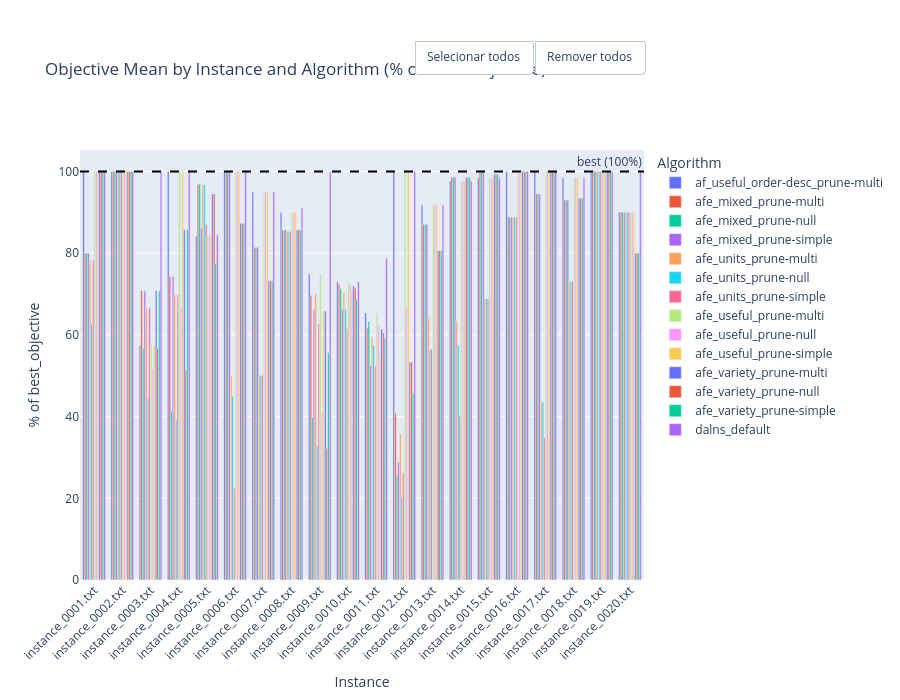

Notebook source saved alongside this figure:
### Code cell
# Objective Mean as % of Best Objective

objective_plot = (
    df.pivot_table(
        index='instance',
        columns='algorithm',
        values='objective_mean',
        aggfunc='mean'
    )
    .sort_index()
    .fillna(0)
)

best_objective_by_instance = (
    df[['instance', 'best_objective']]
    .drop_duplicates(subset='instance')
    .set_index('instance')['best_objective']
)

objective_pct_plot = objective_plot.div(best_objective_by_instance, axis=0) * 100
objective_pct_plot = objective_pct_plot.replace([float('inf'), -float('inf')], 0).fillna(0)

fig = go.Figure()
for algo in objective_pct_plot.columns:
    fig.add_trace(go.Bar(
        name=algo,
        x=objective_pct_plot.index,
        y=objective_pct_plot[algo],
        hovertemplate=f'<b>{algo}</b><br>Instance: %{{x}}<br>%{{y:.1f}}% of best<extra></extra>'
    ))

fig.add_hline(y=100, line_dash='dash', line_color='black', annotation_text='best (100%)')

fig.update_layout(
    barmode='group',
    title='Objective Mean by Instance and Algorithm (% of Best Objective)',
    xaxis_title='Instance',
    yaxis_title='% of best_objective',
    legend_title='Algorithm',
    height=700,
    margin=dict(t=150),
    xaxis_tickangle=-45,
)
add_legend_mass_toggle(fig)
fig.show()

### Figure 1 — Plotly figure (JSON) as saved in the notebook; plotly's stock layout.template omitted (floating-point values rounded to 4 significant figures)
{"data": [{"hovertemplate": "<b>af_useful_order-desc_prune-multi</b><br>Instance: %{x}<br>%{y:.1f}% of best<extra></extra>", "name": "af_useful_order-desc_prune-multi", "type": "bar", "x": ["instance_0001.txt", "instance_0002.txt", "instance_0003.txt", "instance_0004.txt", "instance_0005.txt", "instance_0006.txt", "instance_0007.txt", "instance_0008.txt", "instance_0009.txt", "instance_0010.txt", "instance_0011.txt", "instance_0012.txt", "instance_0013.txt", "instance_0014.txt", "instance_0015.txt", "instance_0016.txt", "instance_0017.txt", "instance_0018.txt", "instance_0019.txt", "instance_0020.txt"], "y": [100.0, 100.0, 57.41, 100.0, 84.15, 100.0, 94.96, 89.99, 74.95, 72.98, 65.38, 100.0, 91.88, 97.65, 98.44, 100.0, 100.0, 98.46, 100.0, 90.0]}, {"hovertemplate": "<b>afe_mixed_prune-multi</b><br>Instance: %{x}<br>%{y:.1f}% of best<extra></extra>", "name": "afe_mixed_prune-multi", "type": "bar", "x": ["instance_0001.txt", "instance_0002.txt", "instance_0003.txt", "instance_0004.txt", "instance_0005.txt", "instance_0006.txt", "instance_0007.txt", "instance_0008.txt", "instance_0009.txt", "instance_0010.txt", "instance_0011.txt", "instance_0012.txt", "instance_0013.txt", "instance_0014.txt", "instance_0015.txt", "instance_0016.txt", "instance_0017.txt", "instance_0018.txt", "instance_0019.txt", "instance_0020.txt"], "y": [80.0, 100.0, 70.83, 74.29, 96.91, 100.0, 81.38, 85.71, 69.62, 72.34, 61.72, 40.78, 87.01, 98.65, 99.78, 88.82, 94.52, 93.0, 100.0, 90.0]}, {"hovertemplate": "<b>afe_mixed_prune-null</b><br>Instance: %{x}<br>%{y:.1f}% of best<extra></extra>", "name": "afe_mixed_prune-null", "type": "bar", "x": ["instance_0001.txt", "instance_0002.txt", "instance_0003.txt", "instance_0004.txt", "instance_0005.txt", "instance_0006.txt", "instance_0007.txt", "instance_0008.txt", "instance_0009.txt", "instance_0010.txt", "instance_0011.txt", "instance_0012.txt", "instance_0013.txt", "instance_0014.txt", "instance_0015.txt", "instance_0016.txt", "instance_0017.txt", "instance_0018.txt", "instance_0019.txt", "instance_0020.txt"], "y": [80.0, 100.0, 56.67, 41.27, 96.91, 100.0, 81.38, 85.71, 39.78, 71.32, 63.3, 25.68, 87.01, 98.65, 99.78, 88.82, 94.52, 93.0, 100.0, 90.0]}, {"hovertemplate": "<b>afe_mixed_prune-simple</b><br>Instance: %{x}<br>%{y:.1f}% of best<extra></extra>", "name": "afe_mixed_prune-simple", "type": "bar", "x": ["instance_0001.txt", "instance_0002.txt", "instance_0003.txt", "instance_0004.txt", "instance_0005.txt", "instance_0006.txt", "instance_0007.txt", "instance_0008.txt", "instance_0009.txt", "instance_0010.txt", "instance_0011.txt", "instance_0012.txt", "instance_0013.txt", "instance_0014.txt", "instance_0015.txt", "instance_0016.txt", "instance_0017.txt", "instance_0018.txt", "instance_0019.txt", "instance_0020.txt"], "y": [80.0, 100.0, 70.83, 74.29, 86.14, 100.0, 81.38, 85.71, 66.31, 66.19, 52.53, 28.89, 87.01, 98.65, 99.78, 88.82, 94.52, 93.0, 100.0, 90.0]}, {"hovertemplate": "<b>afe_units_prune-multi</b><br>Instance: %{x}<br>%{y:.1f}% of best<extra></extra>", "name": "afe_units_prune-multi", "type": "bar", "x": ["instance_0001.txt", "instance_0002.txt", "instance_0003.txt", "instance_0004.txt", "instance_0005.txt", "instance_0006.txt", "instance_0007.txt", "instance_0008.txt", "instance_0009.txt", "instance_0010.txt", "instance_0011.txt", "instance_0012.txt", "instance_0013.txt", "instance_0014.txt", "instance_0015.txt", "instance_0016.txt", "instance_0017.txt", "instance_0018.txt", "instance_0019.txt", "instance_0020.txt"], "y": [78.33, 100.0, 66.67, 69.84, 96.76, 49.93, 50.08, 85.31, 70.03, 70.49, 59.43, 35.88, 64.46, 63.46, 68.88, 88.82, 43.49, 73.06, 100.0, 90.0]}, {"hovertemplate": "<b>afe_units_prune-null</b><br>Instance: %{x}<br>%{y:.1f}% of best<extra></extra>", "name": "afe_units_prune-null", "type": "bar", "x": ["instance_0001.txt", "instance_0002.txt", "instance_0003.txt", "instance_0004.txt", "instance_0005.txt", "instance_0006.txt", "instance_0007.txt", "instance_0008.txt", "instance_0009.txt", "instance_0010.txt", "instance_0011.txt", "instance_0012.txt", "instance_0013.txt", "instance_0014.txt", "instance_0015.txt", "instance_0016.txt", "instance_0017.txt", "instance_0018.txt", "instance_0019.txt", "instance_0020.txt"], "y": [62.67, 100.0, 44.44, 39.29, 96.76, 44.93, 50.08, 85.31, 32.73, 66.34, 57.5, 20.19, 56.4, 57.41, 68.88, 88.82, 43.49, 73.06, 100.0, 90.0]}, {"hovertemplate": "<b>afe_units_prune-simple</b><br>Instance: %{x}<br>%{y:.1f}% of best<extra></extra>", "name": "afe_units_prune-simple", "type": "bar", "x": ["instance_0001.txt", "instance_0002.txt", "instance_0003.txt", "instance_0004.txt", "instance_0005.txt", "instance_0006.txt", "instance_0007.txt", "instance_0008.txt", "instance_0009.txt", "instance_0010.txt", "instance_0011.txt", "instance_0012.txt", "instance_0013.txt", "instance_0014.txt", "instance_0015.txt", "instance_0016.txt", "instance_0017.txt", "instance_0018.txt", "instance_0019.txt", "instance_0020.txt"], "y": [78.33, 100.0, 66.67, 69.84, 87.08, 22.47, 50.08, 85.31, 62.74, 61.52, 52.39, 26.19, 56.4, 40.19, 68.88, 88.82, 34.79, 73.06, 100.0, 90.0]}, {"hovertemplate": "<b>afe_useful_prune-multi</b><br>Instance: %{x}<br>%{y:.1f}% of best<extra></extra>", "name": "afe_useful_prune-multi", "type": "bar", "x": ["instance_0001.txt", "instance_0002.txt", "instance_0003.txt", "instance_0004.txt", "instance_0005.txt", "instance_0006.txt", "instance_0007.txt", "instance_0008.txt", "instance_0009.txt", "instance_0010.txt", "instance_0011.txt", "instance_0012.txt", "instance_0013.txt", "instance_0014.txt", "instance_0015.txt", "instance_0016.txt", "instance_0017.txt", "instance_0018.txt", "instance_0019.txt", "instance_0020.txt"], "y": [100.0, 100.0, 57.41, 100.0, 84.4, 100.0, 94.96, 89.99, 74.95, 72.98, 65.38, 100.0, 91.88, 97.65, 98.44, 100.0, 100.0, 98.46, 100.0, 90.0]}, {"hovertemplate": "<b>afe_useful_prune-null</b><br>Instance: %{x}<br>%{y:.1f}% of best<extra></extra>", "name": "afe_useful_prune-null", "type": "bar", "x": ["instance_0001.txt", "instance_0002.txt", "instance_0003.txt", "instance_0004.txt", "instance_0005.txt", "instance_0006.txt", "instance_0007.txt", "instance_0008.txt", "instance_0009.txt", "instance_0010.txt", "instance_0011.txt", "instance_0012.txt", "instance_0013.txt", "instance_0014.txt", "instance_0015.txt", "instance_0016.txt", "instance_0017.txt", "instance_0018.txt", "instance_0019.txt", "instance_0020.txt"], "y": [100.0, 100.0, 51.67, 66.67, 84.4, 100.0, 94.96, 89.99, 41.01, 72.44, 62.36, 66.67, 91.88, 97.65, 98.44, 100.0, 100.0, 98.46, 100.0, 90.0]}, {"hovertemplate": "<b>afe_useful_prune-simple</b><br>Instance: %{x}<br>%{y:.1f}% of best<extra></extra>", "name": "afe_useful_prune-simple", "type": "bar", "x": ["instance_0001.txt", "instance_0002.txt", "instance_0003.txt", "instance_0004.txt", "instance_0005.txt", "instance_0006.txt", "instance_0007.txt", "instance_0008.txt", "instance_0009.txt", "instance_0010.txt", "instance_0011.txt", "instance_0012.txt", "instance_0013.txt", "instance_0014.txt", "instance_0015.txt", "instance_0016.txt", "instance_0017.txt", "instance_0018.txt", "instance_0019.txt", "instance_0020.txt"], "y": [100.0, 100.0, 57.41, 100.0, 84.4, 100.0, 94.96, 89.99, 65.87, 70.85, 55.53, 100.0, 91.88, 97.65, 98.44, 100.0, 100.0, 98.46, 100.0, 90.0]}, {"hovertemplate": "<b>afe_variety_prune-multi</b><br>Instance: %{x}<br>%{y:.1f}% of best<extra></extra>", "name": "afe_variety_prune-multi", "type": "bar", "x": ["instance_0001.txt", "instance_0002.txt", "instance_0003.txt", "instance_0004.txt", "instance_0005.txt", "instance_0006.txt", "instance_0007.txt", "instance_0008.txt", "instance_0009.txt", "instance_0010.txt", "instance_0011.txt", "instance_0012.txt", "instance_0013.txt", "instance_0014.txt", "instance_0015.txt", "instance_0016.txt", "instance_0017.txt", "instance_0018.txt", "instance_0019.txt", "instance_0020.txt"], "y": [100.0, 100.0, 70.83, 85.71, 94.51, 87.26, 73.27, 85.71, 65.87, 71.92, 61.4, 53.33, 80.61, 98.55, 99.33, 100.0, 100.0, 93.52, 100.0, 80.0]}, {"hovertemplate": "<b>afe_variety_prune-null</b><br>Instance: %{x}<br>%{y:.1f}% of best<extra></extra>", "name": "afe_variety_prune-null", "type": "bar", "x": ["instance_0001.txt", "instance_0002.txt", "instance_0003.txt", "instance_0004.txt", "instance_0005.txt", "instance_0006.txt", "instance_0007.txt", "instance_0008.txt", "instance_0009.txt", "instance_0010.txt", "instance_0011.txt", "instance_0012.txt", "instance_0013.txt", "instance_0014.txt", "instance_0015.txt", "instance_0016.txt", "instance_0017.txt", "instance_0018.txt", "instance_0019.txt", "instance_0020.txt"], "y": [100.0, 100.0, 56.67, 51.43, 94.51, 87.26, 73.27, 85.71, 32.2, 71.41, 60.43, 53.33, 80.61, 98.55, 99.33, 100.0, 100.0, 93.52, 100.0, 80.0]}, {"hovertemplate": "<b>afe_variety_prune-simple</b><br>Instance: %{x}<br>%{y:.1f}% of best<extra></extra>", "name": "afe_variety_prune-simple", "type": "bar", "x": ["instance_0001.txt", "instance_0002.txt", "instance_0003.txt", "instance_0004.txt", "instance_0005.txt", "instance_0006.txt", "instance_0007.txt", "instance_0008.txt", "instance_0009.txt", "instance_0010.txt", "instance_0011.txt", "instance_0012.txt", "instance_0013.txt", "instance_0014.txt", "instance_0015.txt", "instance_0016.txt", "instance_0017.txt", "instance_0018.txt", "instance_0019.txt", "instance_0020.txt"], "y": [100.0, 100.0, 70.83, 85.71, 77.33, 87.26, 73.27, 85.71, 55.73, 68.5, 59.2, 45.71, 80.61, 98.55, 99.33, 100.0, 100.0, 93.52, 100.0, 80.0]}, {"hovertemplate": "<b>dalns_default</b><br>Instance: %{x}<br>%{y:.1f}% of best<extra></extra>", "name": "dalns_default", "type": "bar", "x": ["instance_0001.txt", "instance_0002.txt", "instance_0003.txt", "instance_0004.txt", "instance_0005.txt", "instance_0006.txt", "instance_0007.txt", "instance_0008.txt", "instance_0009.txt", "instance_0010.txt", "instance_0011.txt", "instance_0012.txt", "instance_0013.txt", "instance_0014.txt", "instance_0015.txt", "instance_0016.txt", "instance_0017.txt", "instance_0018.txt", "instance_0019.txt", "instance_0020.txt"], "y": [100.0, 100.0, 100.0, 100.0, 84.49, 100.0, 94.96, 91.21, 100.0, 73.02, 78.75, 100.0, 91.88, 97.65, 98.44, 100.0, 100.0, 98.46, 100.0, 100.0]}], "layout": {"annotations": [{"showarrow": false, "text": "best (100%)", "x": 1, "xanchor": "right", "xref": "x domain", "y": 100, "yanchor": "bottom", "yref": "y"}], "barmode": "group", "height": 700, "legend": {"title": {"text": "Algorithm"}}, "margin": {"t": 150}, "shapes": [{"line": {"color": "black", "dash": "dash"}, "type": "line", "x0": 0, "x1": 1, "xref": "x domain", "y0": 100, "y1": 100, "yref": "y"}], "title": {"text": "Objective Mean by Instance and Algorithm (% of Best Objective)"}, "updatemenus": [{"buttons": [{"args": [{"visible": [true, true, true, true, true, true, true, true, true, true, true, true, true, true]}], "label": "Selecionar todos", "method": "update"}, {"args": [{"visible": ["legendonly", "legendonly", "legendonly", "legendonly", "legendonly", "legendonly", "legendonly", "legendonly", "legendonly", "legendonly", "legendonly", "legendonly", "legendonly", "legendonly"]}], "label": "Remover todos", "method": "update"}], "direction": "right", "showactive": false, "type": "buttons", "x": 1, "xanchor": "right", "y": 1.18, "yanchor": "bottom"}], "xaxis": {"tickangle": -45, "title": {"text": "Instance"}}, "yaxis": {"title": {"text": "% of best_objective"}}}}
